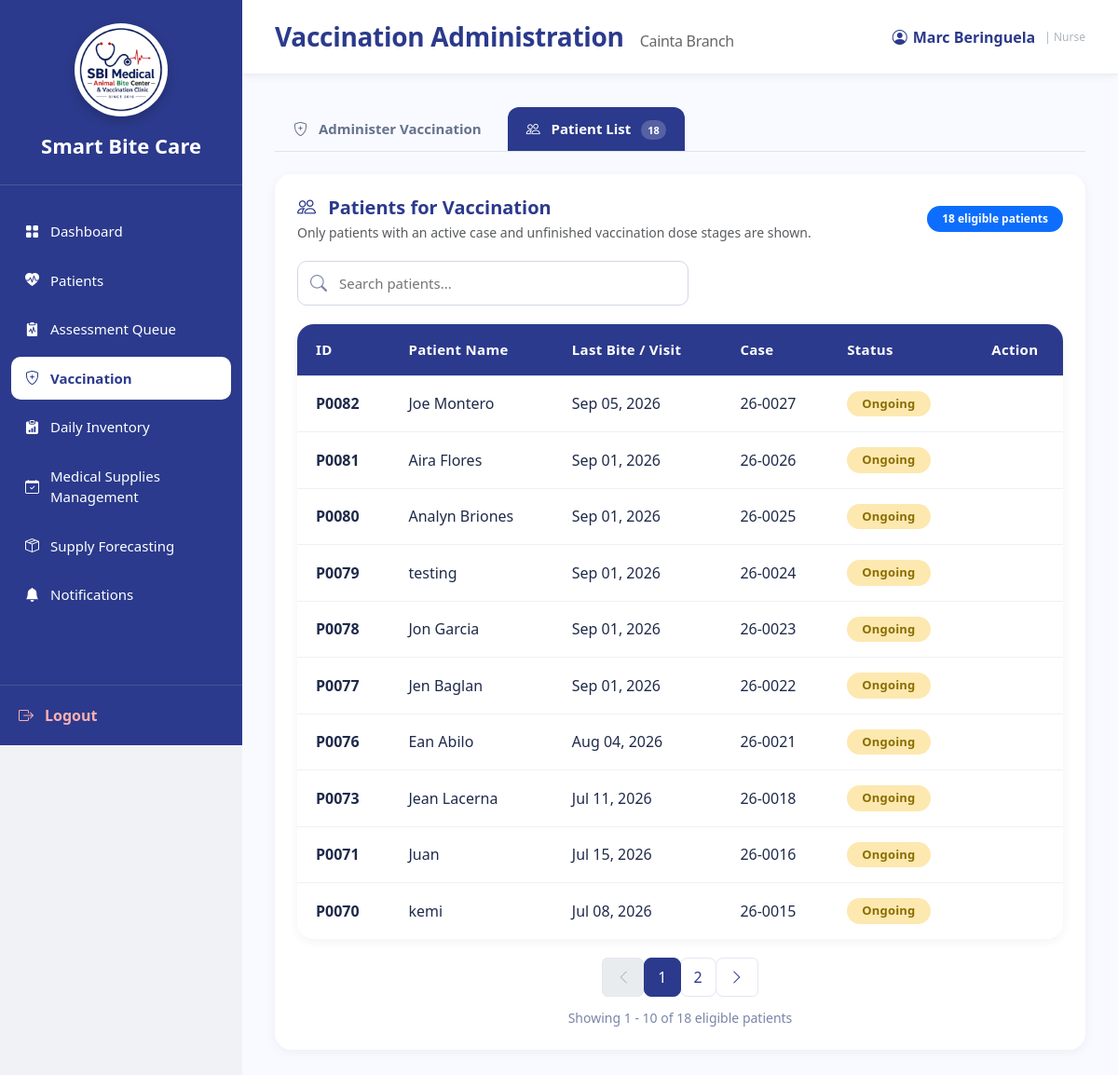
Before: /Nurse_Vaccination.php?tab=patients (signed in) with the older database file.
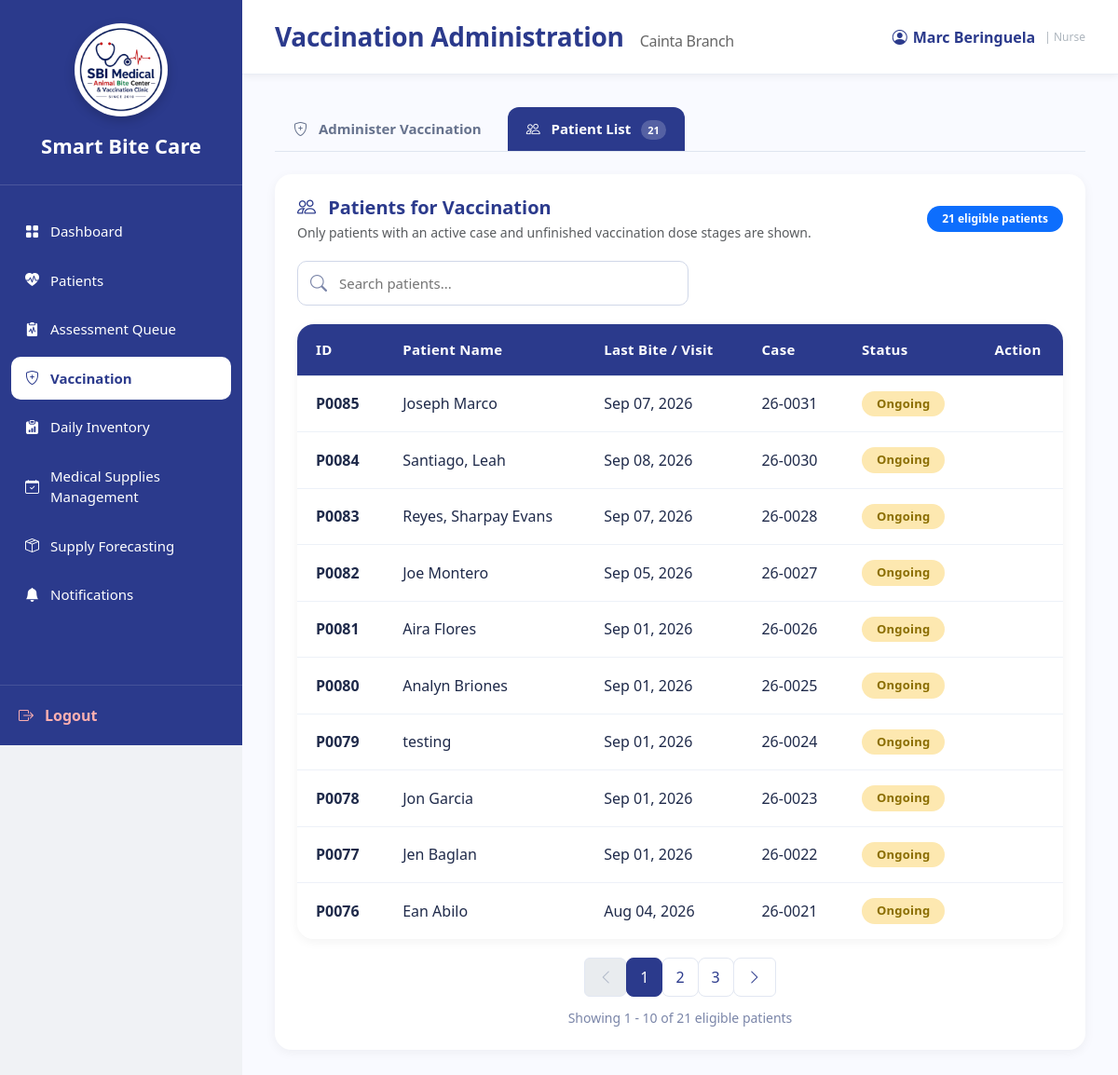
After: the same page with the newer database file.
### tables this page shows
CREATE TABLE `animal_bite_cases` (
  `case_id` int(11) NOT NULL,
  `case_number` varchar(50) DEFAULT NULL,
  `patient_id` int(11) NOT NULL,
  `branch_id` varchar(10) NOT NULL,
  `animal_type` varchar(100) DEFAULT NULL,
  `bite_location` varchar(255) DEFAULT NULL,
  `bite_category` varchar(50) DEFAULT NULL,
  `animal_status` varchar(100) DEFAULT NULL,
  `date_of_bite` date DEFAULT NULL,
  `case_status` enum('Ongoing','Completed') DEFAULT 'Ongoing',
  `remarks` text DEFAULT NULL,
  `admin_staff_id` int(11) DEFAULT NULL,
  `is_archived` tinyint(1) DEFAULT 0,
  `archived_at` timestamp NULL DEFAULT NULL,
  `archived_by` int(11) DEFAULT NULL,
  `created_at` timestamp NOT NULL DEFAULT current_timestamp()
);

CREATE TABLE `patients` (
  `patient_id` int(11) NOT NULL,
  `full_name` varchar(255) NOT NULL,
  `email` varchar(150) DEFAULT NULL,
  `contact_number` varchar(30) DEFAULT NULL,
  `birthday` date DEFAULT NULL,
  `gender` enum('Male','Female','Other') DEFAULT NULL,
  `address` text DEFAULT NULL,
  `created_at` timestamp NOT NULL DEFAULT current_timestamp(),
  `branch_id` varchar(10) NOT NULL,
  `is_archived` tinyint(1) DEFAULT 0,
  `archived_at` timestamp NULL DEFAULT NULL,
  `archived_by` int(11) DEFAULT NULL
);

### Nurse_Vaccination.php (the view, shortened to what the changed rows need)
<?php
require_once 'sources/db_connect.php';
$user_id = $_SESSION['user_id'];
$branch_id = null;
$userQuery = "SELECT u.branch_id, u.username, b.branch_name
              FROM users u
              LEFT JOIN branches b ON u.branch_id = b.branch_id
              WHERE u.user_id = ?";
$stmt = $conn->prepare($userQuery);
$stmt->bind_param("i", $user_id);
$stmt->execute();
$userResult = $stmt->get_result();
if ($userResult->num_rows > 0) {
    $userData = $userResult->fetch_assoc();
    $branch_id = $userData['branch_id'];
}
$active_tab = (isset($_GET['tab']) && $_GET['tab'] === 'patients')
    ? 'patients'
    : 'vaccination';
$search = isset($_GET['search']) ? trim($_GET['search']) : '';
$page = isset($_GET['page']) ? max(1, (int) $_GET['page']) : 1;
$limit = 10;
$offset = ($page - 1) * $limit;
$count_sql = "SELECT COUNT(*) AS total
              FROM patients p
              WHERE p.branch_id = ?
                AND p.is_archived = 0
                AND EXISTS (
                    SELECT 1
                    FROM animal_bite_cases a
                    WHERE a.patient_id = p.patient_id
                      AND a.branch_id = p.branch_id
                      AND a.is_archived = 0
                      AND a.case_status != 'Completed'
                      AND (
                            SELECT COUNT(DISTINCT vr_done.dose_number)
                            FROM vaccination_records vr_done
                            WHERE vr_done.patient_id = p.patient_id
                              AND vr_done.case_id = a.case_id
                              AND vr_done.is_archived = 0
                              AND vr_done.vaccination_status = 'Completed'
                              AND vr_done.date_administered IS NOT NULL
                              AND vr_done.date_administered <= CURDATE()
                              AND COALESCE(vr_done.vaccine_name, '') NOT LIKE '%Default%'
                              AND vr_done.dose_number BETWEEN 1 AND 6
                      ) < 6
                      AND NOT EXISTS (
                            SELECT 1
                            FROM registry_records rr_done
                            WHERE rr_done.case_id = a.case_id
                              AND rr_done.is_archived = 0
                              AND rr_done.dose_d0 = 1
                              AND rr_done.dose_d3 = 1
                              AND rr_done.dose_d7 = 1
                              AND rr_done.dose_d14 = 1
                              AND rr_done.dose_d21 = 1
                              AND rr_done.dose_d28_30 = 1
                      )
                )";
$count_stmt = $conn->prepare($count_sql);
if ($search !== '') {
    $search_param = '%' . $search . '%';
    $count_stmt->bind_param(
        "ssss",
        $branch_id,
        $search_param,
        $search_param,
        $search_param
    );
} else {
    $count_stmt->bind_param("s", $branch_id);
}
$count_stmt->execute();
$total_rows = (int)($count_stmt->get_result()->fetch_assoc()['total'] ?? 0);
$total_pages = max(1, (int)ceil($total_rows / $limit));
$patient_list_sql .= " ORDER BY p.patient_id DESC LIMIT ? OFFSET ?";
$patient_list_stmt = $conn->prepare($patient_list_sql);
if ($search !== '') {
    $search_param = '%' . $search . '%';
    $patient_list_stmt->bind_param(
        "ssssii",
        $branch_id,
        $search_param,
        $search_param,
        $search_param,
        $limit,
        $offset
    );
} else {
    $patient_list_stmt->bind_param(
        "sii",
        $branch_id,
        $limit,
        $offset
    );
}
$patient_list_stmt->execute();
$patient_list = $patient_list_stmt->get_result()->fetch_all(MYSQLI_ASSOC);
function getStatusBadge($status)
{
    $status = strtolower(trim((string)$status));
    if (in_array($status, ['ongoing', 'active', 'scheduled'], true)) {
        return 'status-badge ongoing';
    }
    return 'status-badge completed';
}
?>
<!DOCTYPE html>
<html lang="en">
<head>
    <link href="https://cdn.jsdelivr.net/npm/bootstrap@5.3.3/dist/css/bootstrap.min.css" rel="stylesheet" />
    <link rel="stylesheet" href="https://cdn.jsdelivr.net/npm/bootstrap-icons@1.11.3/font/bootstrap-icons.min.css" />
    <link rel="stylesheet" href="sidebar.css" />
</head>
<body>
<div class="main">
    <div class="content">
        <ul class="nav module-tabs" id="vaccinationModuleTabs" role="tablist">
            <li class="nav-item" role="presentation">
                <button
                    class="nav-link <?php echo $active_tab === 'patients' ? 'active' : ''; ?>"
                    id="patients-tab"
                    data-bs-toggle="tab"
                    data-bs-target="#patients-pane"
                    data-tab-name="patients"
                    type="button"
                    role="tab"
                    aria-controls="patients-pane"
                    aria-selected="<?php echo $active_tab === 'patients' ? 'true' : 'false'; ?>"
                >
                    <i class="bi bi-people me-2"></i>
                    Patient List
                    <span class="tab-count"><?php echo (int)$total_rows; ?></span>
                </button>
            </li>
        </ul>
        <div class="tab-content" id="vaccinationModuleTabContent">
            <div
                class="tab-pane fade <?php echo $active_tab === 'patients' ? 'show active' : ''; ?>"
                id="patients-pane"
                role="tabpanel"
                aria-labelledby="patients-tab"
                tabindex="0"
            >
                <div class="patients-tab-card">
                    <div class="patients-tab-header">
                        <div>
                            <h5>
                            </h5>
                            <div class="text-muted small mt-1">
                            </div>
                        </div>
                        <span class="badge bg-primary rounded-pill px-3 py-2">
                            <?php echo (int)$total_rows; ?>
                            eligible patient<?php echo ((int)$total_rows === 1) ? '' : 's'; ?>
                        </span>
                    </div>
                    <form method="GET" action="Nurse_Vaccination.php">
                        <div class="search-wrap">
                        </div>
                    </form>
                    <div class="table-wrap">
                        <div class="table-responsive">
                            <table class="table align-middle">
                                <thead>
                                    <tr>
                                        <th>ID</th>
                                        <th>Patient Name</th>
                                        <th>Last Bite / Visit</th>
                                        <th>Case</th>
                                        <th>Status</th>
                                        <th class="text-center">Action</th>
                                    </tr>
                                </thead>
                                <tbody>
                                    <?php if (!empty($patient_list)): ?>
                                        <?php foreach ($patient_list as $patient): ?>
                                            <tr>
                                                <td>
                                                    <strong>
                                                        P<?php echo str_pad((string)$patient['patient_id'], 4, '0', STR_PAD_LEFT); ?>
                                                    </strong>
                                                </td>
                                                <td>
                                                    <?php echo htmlspecialchars($patient['full_name'], ENT_QUOTES, 'UTF-8'); ?>
                                                </td>
                                                <td>
                                                    <?php
                                                    echo !empty($patient['date_of_bite'])
                                                        ? date('M d, Y', strtotime($patient['date_of_bite']))
                                                        : 'N/A';
                                                    ?>
                                                </td>
                                                <td>
                                                    <?php if (!empty($patient['case_id'])): ?>
                                                        <?php
                                                        $caseLabel = !empty($patient['case_number'])
                                                            ? $patient['case_number']
                                                            : 'Case #' . $patient['case_id'];
                                                        ?>
                                                        <?php echo htmlspecialchars($caseLabel, ENT_QUOTES, 'UTF-8'); ?>
                                                    <?php else: ?>
                                                        N/A
                                                    <?php endif; ?>
                                                </td>
                                                <td>
                                                    <span class="<?php echo getStatusBadge($patient['case_status'] ?? ''); ?>">
                                                        <?php echo htmlspecialchars($patient['case_status'] ?: 'Ongoing', ENT_QUOTES, 'UTF-8'); ?>
                                                    </span>
                                                </td>
                                                <td class="text-center">
                                                    <button
                                                        type="button"
                                                        class="action-icon-btn"
                                                        onclick="selectPatientFromTable(<?php echo (int)$patient['patient_id']; ?>)"
                                                        title="Open patient in Administer Vaccination"
                                                    >
                                                    </button>
                                                </td>
                                            </tr>
                                        <?php endforeach; ?>
                                    <?php endif; ?>
                                </tbody>
                            </table>
                        </div>
                    </div>
                    <?php if ($total_pages > 1): ?>
                        <div class="pagination-wrap">
                            <nav aria-label="Patient list pagination">
                                <ul class="pagination mb-0">
                                    <?php for ($i = 1; $i <= $total_pages; $i++): ?>
                                        <li class="page-item <?php echo ($i === $page) ? 'active' : ''; ?>">
                                            <a
                                                class="page-link"
                                                href="?tab=patients&page=<?php echo $i; ?>&search=<?php echo urlencode($search); ?>"
                                            >
                                                <?php echo $i; ?>
                                            </a>
                                        </li>
                                    <?php endfor; ?>
                                </ul>
                            </nav>
                        </div>
                    <?php endif; ?>
                    <div class="pagination-info">
                        <?php if ($total_rows > 0): ?>
                            Showing
                            <?php echo $offset + 1; ?>
                            -
                            <?php echo min($offset + $limit, $total_rows); ?>
                            of
                            <?php echo $total_rows; ?>
                            eligible patients
                        <?php else: ?>
                            0 eligible patients
                        <?php endif; ?>
                    </div>
                </div>
            </div>
        </div>
    </div>
</div>
</body>
</html>

Changed rows visible on the page:
no longer on this page (row unchanged): animal_bite_cases: patient.patient_id "0073", patient.full_name "Jean Lacerna", date_of_bite "Jul 11, 2026", case_number "26-0018", case_status "Ongoing"
no longer on this page (row unchanged): animal_bite_cases: patient.patient_id "0071", patient.full_name "Juan", date_of_bite "Jul 15, 2026", case_number "26-0016", case_status "Ongoing"
no longer on this page (row unchanged): animal_bite_cases: patient.patient_id "0070", patient.full_name "kemi", date_of_bite "Jul 08, 2026", case_number "26-0015", case_status "Ongoing"
added animal_bite_cases: patient.patient_id "0085", patient.full_name "Joseph Marco", date_of_bite "Sep 07, 2026", case_number "26-0031", case_status "Ongoing"
added animal_bite_cases: patient.patient_id "0084", patient.full_name "Santiago, Leah", date_of_bite "Sep 08, 2026", case_number "26-0030", case_status "Ongoing"
added animal_bite_cases: patient.patient_id "0083", patient.full_name "Reyes, Sharpay Evans", date_of_bite "Sep 07, 2026", case_number "26-0028", case_status "Ongoing"
Other visible differences:
$total_rows: "18" → "21"
new list line: "3"
